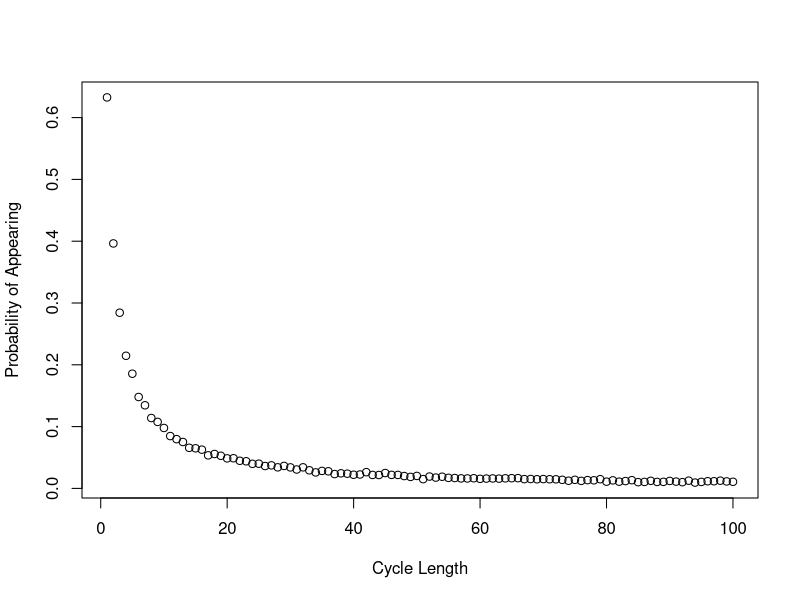

Here is the R script that generated this plot:
# Aidan Garrity (s1997567), Eleni Michaelidou (s2226022), Meshari Alrafidi (s2319759)

# Brief description of what each team member contributed to the project:

# Proportion of the work was undertaken by each team member: Aidan Garrity: 
#                                                            Eleni Michaelidou: 
#                                                            Meshari Alrafidi: 


# -------------------- Overview of the code --------------------

# We simulate the following puzzle: 2n prisoners are given a natural number to identify them, they enter a room 
# with 2n boxes, each box containing a number inside it and a number on it's lid. The prisoners' goal is to select the 
# box with their number in it. They are allowed to choose a maximum of n boxes. Three strategies are simulated here:
# Strategy 1. A prisoner selects the box with their number on the lid. If the number of the card inside the lid, k, is not their 
# number they go to box k and open it. They continue doing this until they either have found their number or have chosen 
# n boxes. 
# Strategy 2. The prisoner chooses a random box then repeats the steps in strategy 1.
# Strategy 3. n boxes are checked randomly 

#---------------------Part One----------------------------------

Pone <- function(n, k, strategy, nreps=10000){
  # This function estimates the probability a single prisoner succeeding in finding their number.
  # Input:  n: the maximum number of boxes the prisoner is allowed to open
  #         k: the prisoner’s number
  #         strategy: which strategy to implement {1,2,3}
  #         nreps (10000 by default): the number of iterations of the simulations to run (in order to estimate the probability)
  # Output: prob: probability of a single prisoner succeeding in finding their number.
  
  prisoners <- k
  prob <- strategy_selection(n, prisoners, strategy, nreps)
  return(prob)
}

Pall <- function(n, strategy, nreps=10000){
  # This function estimates the probability of all prisoners finding their numbers.
  # Input:  n: the maximum number of boxes a prisoner is allowed to open
  #         strategy: which strategy to implement {1,2,3}
  #         nreps (10000 by default): the number of iterations of the simulations to run (in order to estimate the probability)
  # Output: prob: probability of all prisoners succeeding in finding their number.
  
  # Assigning a unique prisoner number to each of the 2n prisoners.
  prisoners <- c(1:(2*n))
  prob <- strategy_selection(n, prisoners, strategy, nreps)
  return(prob)
}


strategy_selection <- function(n, prisoners, strategy, nreps){
  
  if (strategy == 1) {
    
    # The prisoner(s) select(s) the box with their number on the lid as their first box.
    initial_box <- prisoners
    
    prob <- following_numbers(n, prisoners, initial_box, nreps)
    
  }
  else if (strategy ==2) {
    
    # The prisoner(s) select(s) the first box randomly.
    # Two prisoners can start from the same box (replace = TRUE)
    initial_box <- sample(1:(2*n), size=length(prisoners), replace = TRUE)
    
    prob <- following_numbers(n, prisoners, initial_box, nreps)
    
  }
  else if (strategy == 3){
    
    prob <- picking_randomly(n, prisoners, nreps)
    
  }
}


following_numbers <- function(n, prisoners, initial_box, nreps){
  # This function estimates the probability of a single prisoner succeeding in finding their number.
  # The prisoner opens boxes by following the numbers on the card within the boxes.
  # Input:  n: the maximum number of boxes the prisoner is allowed to open
  #         k: the prisoner’s number
  #         nreps: the number of iterations of the simulations to run (in order to estimate the probability)
  # Output: prob: probability of a single prisoner succeeding in finding their number.
  
  
  # success_trial represents the number of trials all prisoners (participating in the experiment) finding their boxes.
  # Initialization of "success_trial"
  success_trial <- 0  
  
  
  # Running the experiment nreps times
  for (i in 1:nreps){
    
    # boxes_found represents the number of prisoners found their boxes.
    # Reset of "boxes_found" in each repetition.
    boxes_found <- 0 
    
    # Assign numbers (1 to 2*n) randomly within the 2*n boxes before starting the experiment.
    # Random placement of numbers within the boxes in each simulation.
    boxes <- sample(1:(2*n), 2*n, replace=FALSE)
    
    pick <- c()
    
    for (k in 1:length(prisoners)){
      
      # Initial box for the experiment based on the strategy for each prisoner
      pick <- initial_box[k]
      
      # The prisoner repeat the process of opening boxes until they have either found the card
      # with their number on it (break the loop) or opened n boxes without finding it.
      for (trial in 1:n){
        
        # Exit the loop when the prisoner finds the card in the box with their number.
        if (boxes[pick] == prisoners[k]){
          boxes_found <- boxes_found + 1
          break
        }else{
          pick = boxes[pick]
        }
      }
    }
    
    # A trial considers as success if all prisoners participating in the experiment find their number.
    if (boxes_found == length(prisoners)){
      success_trial <- success_trial + 1
    }
  }
  
  # probability of success (the prisoner(s) succeed(s) in finding their number).
  prob = success_trial / nreps
  return(prob)
}


picking_randomly <- function(n, prisoners, nreps){
  # This function estimates the probability of a single prisoner succeeding in finding their number.
  # The prisoner opens n boxes at random, checking each card for their number.
  # Input:  n: the maximum number of boxes the prisoner is allowed to open
  #         k: the prisoner’s number
  #         nreps: the number of iterations of the simulations to run (in order to estimate the probability)
  # Output: prob: probability of a single prisoner succeeding in finding their number.
  
  # success_trial represents the number of trials all prisoners (participating in the experiment) finding their boxes.
  # Initialization of "success_trial"
  success_trial <- 0  
  
  # Running the experiment nreps times
  for (i in 1:nreps){
    
    # boxes_found represents the number of prisoners found their boxes.
    # Reset of "boxes_found" in each repetition.
    boxes_found <- 0 
    
    for (k in 1:length(prisoners)){
      
      # we create 2n boxes, n of which can be opened
      boxes <- sample(1:(2*n), n)
      
      # if the prisoner's number is selected... 
      if (k %in% boxes){
        
        # counter increases
        boxes_found <- boxes_found + 1
      }
    }
    
    # A trial considers as success if all prisoners participating in the experiment find their box.
    if (boxes_found == length(prisoners)){
      success_trial <- success_trial + 1
    }
  }  
  # probability of success (the prisoner(s) succeed(s) in finding their number).
  prob = success_trial / nreps
  return(prob)
}

# ---------- Example code ----------

# Example estimating the individual success probability under Strategy 1, n =5 (nreps = 10000 by default)
Pone(n = 5, k = 4, strategy = 1)

# Example estimating the individual success probability under Strategy 2, n =5 (nreps = 10000 by default)
Pone(n = 5, k = 4, strategy = 2)

# Example estimating the individual success probability under Strategy 3, n =5 (nreps = 10000 by default)
Pone(n = 5, k = 4, strategy = 3)

# Example estimating the individual success probability under Strategy 1, n =50 (nreps = 10000 by default)
Pone(n = 50, k = 4, strategy = 1)

# Example estimating the individual success probability under Strategy 2, n =50 (nreps = 10000 by default)
Pone(n = 50, k = 4, strategy = 2)

# Example estimating the individual success probability under Strategy 3, n =50 (nreps = 10000 by default)
Pone(n = 50, k = 4, strategy = 3)


# Example estimating the joint success probability under Strategy 1, n =5 (nreps = 10000 by default)
Pall(n = 5, strategy = 1)

# Example estimating the joint success probability under Strategy 2, n =5 (nreps = 10000 by default)
Pall(n = 5, strategy = 2)

# Example estimating the joint success probability under Strategy 3, n =5 (nreps = 10000 by default)
Pall(n = 5, strategy = 3)

# Example estimating the joint success probability under Strategy 1, n =50 (nreps = 10000 by default)
Pall(n = 50, strategy = 1)

# Example estimating the joint success probability under Strategy 2, n =50 (nreps = 10000 by default)
Pall(n = 50, strategy = 2)

# Example estimating the joint success probability under Strategy 3, n =50 (nreps = 10000 by default)
Pall(n = 50, strategy = 3)


# ---------- Comments on the results ----------
# Under strategy 1, ...

# Under strategy 2, ...

# On the other hand, under strategy 3, we know that each prisoner can open up to n of the 2n boxes (half of the boxes) randomly.
# So, for each prisoner the P(success) = 1/2.
# We also know that the "the prisoner is not allowed to communicate with prisoners yet to have their go".
# So, trials between prisoners are independent. P((2n) prisoners succeed)) = (1/2)^(2n).
# Therefore, for n=50: P(100 prisoners succeed) = (1/2)^100  = close to 0.
# Even for small n, e.g. n=5: P(10 prisoners succeed) = (1/2)^10 = extremely small.


# ---------------------------------------------


dloop <- function(n, nreps){
  # This function estimate the probability that a cycle of any length will occur in a permutation of length 2n.
  # Input:
    # n: The size of the permutation to be considered (i.e. number of prisoners, so 2n boxes are considered)
    # nreps: The amount of simulations to be run to estimate the probability vector.
  # Output:
    # A vector of length 2n where the ith entry is the estimated probability that a cycle of length i will ocurr
    # in a randomly generated permutation of length 2n.
  # Runtime: O(n * nreps)
  
  # Tracker for all cycles found.
  totalcount <- rep(0, 2*n)
  
  # Running nreps simulations.
  for (rep in 1:nreps){
    
    # Generating the boxes and cards for this simulation.
    boxes <- sample(1:(2*n))
    # Tracker for the cycles of this loop only.
    loopcount <- rep(0, 2*n)
    # Vector containing which boxes have NOT been opened
    left_to_check <- 1:(2*n)
    
    # Starting with the first box, checking all boxes for a cycle.
    # After a box has been found to be part of a cycle, it is removed from left_to_check.
    i<-1
    while (length(left_to_check) > 0) {
      
      # counter tracks the length of the current cycle.
        counter <- 1
      # j is a placeholder for opening the next box in a cycle.
        j <- i
      # tracking which boxes were part of this cycle, to be removed from left_to_check
        checked <- c()
      # iterating over all boxes in a cycle, incrementing the counter and updating the checked boxes list.
        while(i != boxes[j]){
          counter <- counter + 1
          checked <- c(checked, j)
          j <- boxes[j]
        }
        
        checked <- c(checked, j)
        
        # Indicating that a cycle of length counter was found
        # To instead enumerate all cycles in the boxes, this can be changed to 
        # loopcount[counter] <- loopcount[counter] + 1
        loopcount[counter] <- 1
        
        # Removing the checked boxes.
        left_to_check <- left_to_check[-match(checked, left_to_check)]
       
    # Setting the next box to start with for the next cycle. 
      i <- left_to_check[1]
  
    }
    
    totalcount <- totalcount + loopcount
  }
  
  return(totalcount / nreps)
}

plot(dloop(50,10000), xlab = 'Cycle Length', ylab = 'Probability of Appearing')

# IMPORTANT: The probability of loops larger than 50 appearing are NOT independent events. 
# The drawers can contain at most one cycle of length >50. So, we can't simply multiply probabilies.
# Instead, we must look at each run of the simulation:
nreps <- 10000
over50cycles <- 0

# Like running dloop(50, 10000), except at each simulation we track if there were any cycles over 50.
for (i in 1:nreps){
  probs <- dloop(50,1)
  if (1 %in% (probs[51:100]) ){
    over50cycles <- over50cycles + 1
  }
}

none_over_50_prob <- 1 - (over50cycles / nreps)
none_over_50_prob





  
